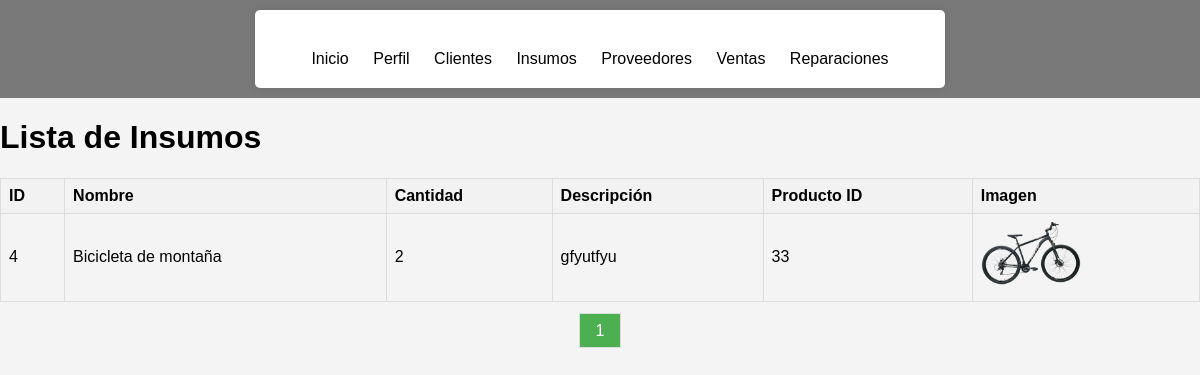
Before: /insumos.php with the older database file.
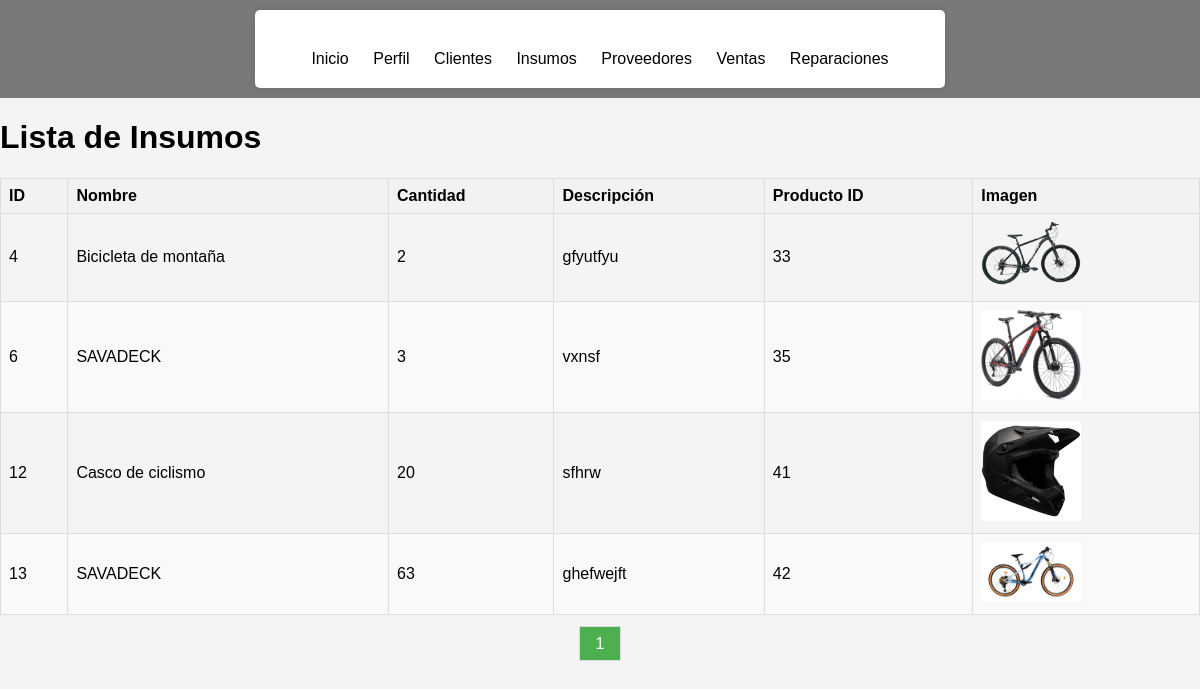
After: the same page with the newer database file.
### tables this page shows
CREATE TABLE `insumos` (
  `id` int(11) NOT NULL,
  `nombre` varchar(100) NOT NULL,
  `cantidad` int(11) NOT NULL,
  `descripcion` text NOT NULL,
  `imagen` blob NOT NULL,
  `usuario_id` int(11) DEFAULT NULL,
  `producto_id` int(11) DEFAULT NULL
);

### insumos.php (the view, shortened to what this page needs)
<?php
$host = '127.0.0.1';
$dbname = 'thunderbike';
$username = 'root';
$password = '';
try {
    $pdo = new PDO("mysql:host=$host;dbname=$dbname;charset=utf8mb4", $username, $password);
    $pdo->setAttribute(PDO::ATTR_ERRMODE, PDO::ERRMODE_EXCEPTION);
    $insumosPorPagina = 5;
    $sqlTotal = "SELECT COUNT(*) FROM insumos";
    $stmtTotal = $pdo->prepare($sqlTotal);
    $stmtTotal->execute();
    $totalInsumos = $stmtTotal->fetchColumn();
    $totalPaginas = ceil($totalInsumos / $insumosPorPagina);
    $paginaActual = isset($_GET['pagina']) ? (int)$_GET['pagina'] : 1;
    $offset = ($paginaActual - 1) * $insumosPorPagina;
    $sql = "SELECT * FROM insumos LIMIT $insumosPorPagina OFFSET $offset";
    $stmt = $pdo->prepare($sql);
    $stmt->execute();
    $insumos = $stmt->fetchAll(PDO::FETCH_ASSOC);
} catch (PDOException $e) {
    echo 'Error de conexión: ' . $e->getMessage();
} catch (Exception $e) {
    echo 'Error: ' . $e->getMessage();
}
?>
<!DOCTYPE html>
<html lang="es">
<head>
</head>
<body>
<nav class="navtop">
    <div>
        <div class="container">
            <div class="button-container">
            <a href="inicio.php" id="indexBtn" class="button">Inicio</a>
                <a href="perfil.php" id="perfilBtn" class="button">Perfil</a>
                    <a href="clientes.php" id="clientesBtn" class="button">Clientes</a>
                    <a href="insumos.php" id="insumosBtn" class="button">Insumos</a>
                    <a href="proveedores.php" id="proveedoresBtn" class="button">Proveedores</a>
                    <a href="ventas.php" id="ventasBtn" class="button">Ventas</a>
                    <a href="reparaciones.php" id="reparacionesBtn" class="button">Reparaciones</a>
            </div>
        </div>
    </div>
</nav>
<h1>Lista de Insumos</h1>
    <table>
        <thead>
            <tr>
                <th>ID</th>
                <th>Nombre</th>
                <th>Cantidad</th>
                <th>Descripción</th>
                <th>Producto ID</th>
                <th>Imagen</th>
            </tr>
        </thead>
        <tbody>
            <?php if (count($insumos) > 0): ?>
                <?php foreach ($insumos as $insumo): ?>
                    <tr>
                        <td><?php echo htmlspecialchars($insumo['id']); ?></td>
                        <td><?php echo htmlspecialchars($insumo['nombre']); ?></td>
                        <td><?php echo htmlspecialchars($insumo['cantidad']); ?></td>
                        <td><?php echo htmlspecialchars($insumo['descripcion']); ?></td>
                        <td><?php echo htmlspecialchars($insumo['producto_id']); ?></td>
                        <td>
                            <?php if (!empty($insumo['imagen'])): ?>
                                <img src="uploads/<?php echo htmlspecialchars($insumo['imagen']); ?>" alt="Imagen del insumo" class="insumo-imagen">
                            <?php else: ?>
                                Sin imagen
                            <?php endif; ?>
                        </td>
                    </tr>
                <?php endforeach; ?>
            <?php else: ?>
                <tr>
                    <td colspan="6">No hay insumos disponibles.</td>
                </tr>
            <?php endif; ?>
        </tbody>
    </table>
    <div class="pagination">
        <?php
        for ($i = 1; $i <= $totalPaginas; $i++) {
            $activeClass = ($i == $paginaActual) ? 'active' : '';
            echo "<a href='insumos.php?pagina=$i' class='$activeClass'>$i</a>";
        }
        ?>
    </div>
</body>
</html>

### insumos.php (style rules this page uses)
table { width: 50%; border-collapse: collapse; }
th, td { padding: 8px 12px; border: 1px solid #ddd; text-align: left; }
.insumo-imagen { width: 100px; height: auto; }
body { font-family: Arial, sans-serif; background-color: #f4f4f4; margin: 0; overflow-y: scroll; position: relative; }
.navtop { background-color: rgba(0, 0, 0, 0.5); padding: 10px; text-align: center; position: relative; z-index: 2; }
.navtop a { color: black; text-decoration: none; margin: 0 10px; }
.container { max-width: 650px; margin: auto; overflow: hidden; background-color: #fff; border-radius: 5px; box-shadow: 0 0 10px rgba(0, 0, 0, 0.1); padding: 20px; position: relative; z-index: 2; }
.button-container { margin-top: 20px; }
table { width: 100%; border-collapse: collapse; }
th, td { border: 1px solid #ddd; padding: 8px; text-align: left; }
th { background-color: #f2f2f2; }
tr:nth-child(even) { background-color: #f9f9f9; }
.pagination { text-align: center; margin-top: 20px; }
.pagination a { padding: 8px 16px; margin: 0 4px; text-decoration: none; border: 1px solid #ddd; color: #333; }
.pagination .active { background-color: #4CAF50; color: white; }

Changed rows visible on the page:
added insumos: id "6", nombre "SAVADECK", cantidad "3", descripcion "vxnsf", producto "35", imagen (picture)
added insumos: id "12", nombre "Casco de ciclismo", cantidad "20", descripcion "sfhrw", producto "41", imagen (picture)
added insumos: id "13", nombre "SAVADECK", cantidad "63", descripcion "ghefwejft", producto "42", imagen (picture)
